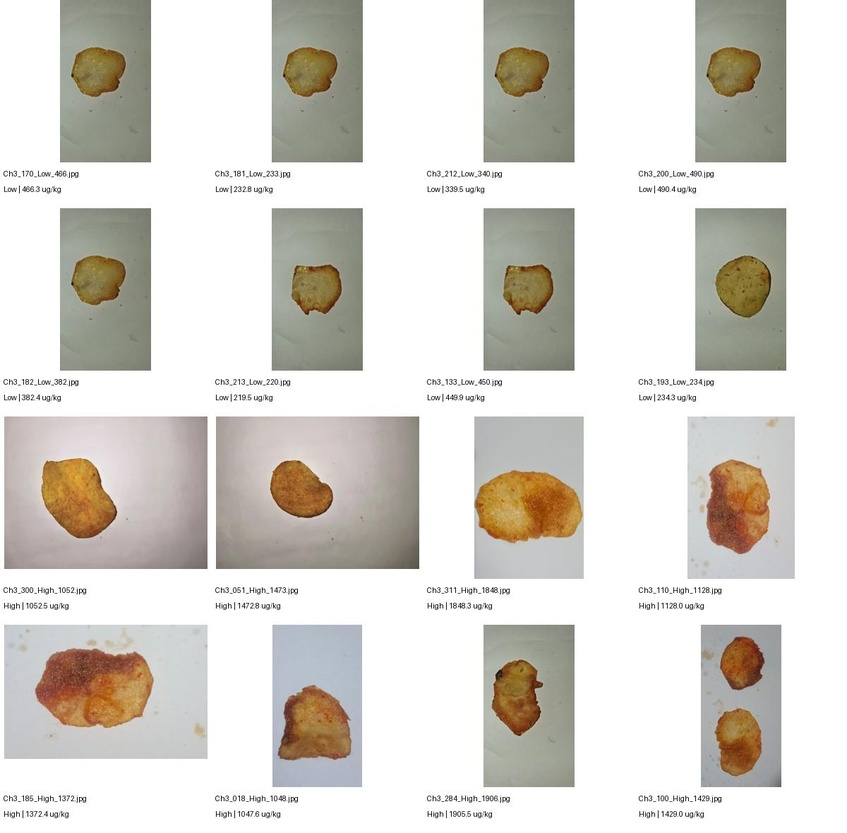
#> input picture archive/data_backup/colour_analysis/brightness_exception_candidates.jpg, 847 x 833 px, shrunk from 1200 x 1180 before the run
$ python -i segmentation.py   (imports and definitions only)
#> lines starting #> are read from the running program, lines starting #| are printed output that depends on the picture; after the words box and inside, x2 and y2 are one past the last pixel; in counts of white or black regions, pixels touching at a corner belong together
#> further down, picture is the input picture: shape (833, 847, 3); mean B, G, R 206.9, 213.2, 216.5
"""Potato-chip segmentation helpers used by feature extraction and the web app."""

from __future__ import annotations

import cv2
import numpy as np


def segment_chip(bgr: np.ndarray) -> np.ndarray:
    """
    Return a binary mask (uint8, 0/255) for the likely chip region.

    The method uses HSV colour thresholding plus the largest contour.
    It is a visual foreground estimate, not a chemical measurement.
    """
    if bgr is None or bgr.size == 0:
        raise ValueError("Empty image passed to segment_chip.")

    blurred = cv2.GaussianBlur(bgr, (5, 5), 0)
    hsv = cv2.cvtColor(blurred, cv2.COLOR_BGR2HSV)
#> hsv: shape (833, 847, 3); mean H, S, V 19.9, 18.7, 217.7

    # Potato-chip colours typically occupy yellow/brown hues.
    lower = np.array([5, 25, 25], dtype=np.uint8)
    upper = np.array([45, 255, 255], dtype=np.uint8)
    mask = cv2.inRange(hsv, lower, upper)
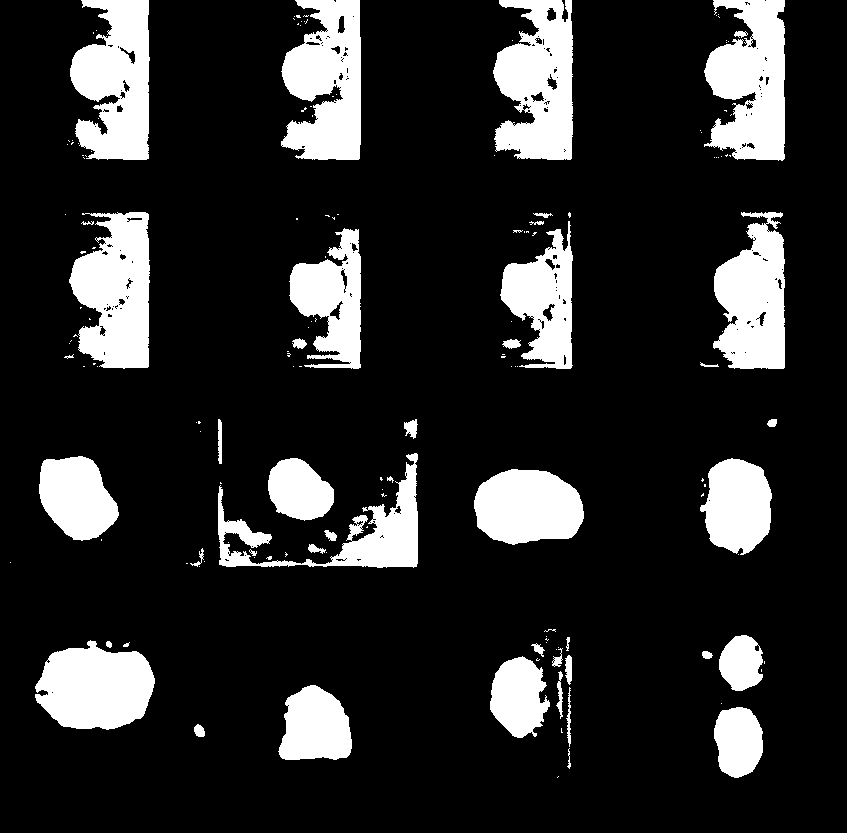
#> mask: shape (833, 847); 16.4% white; 160 white regions (115 under 20 px), largest, box (x1, y1, x2, y2) and area: (493, 0, 573, 160) 9429, (281, 0, 361, 160) 9417, (704, 0, 785, 161) 9401

    kernel = cv2.getStructuringElement(cv2.MORPH_ELLIPSE, (7, 7))
    mask = cv2.morphologyEx(mask, cv2.MORPH_CLOSE, kernel, iterations=2)
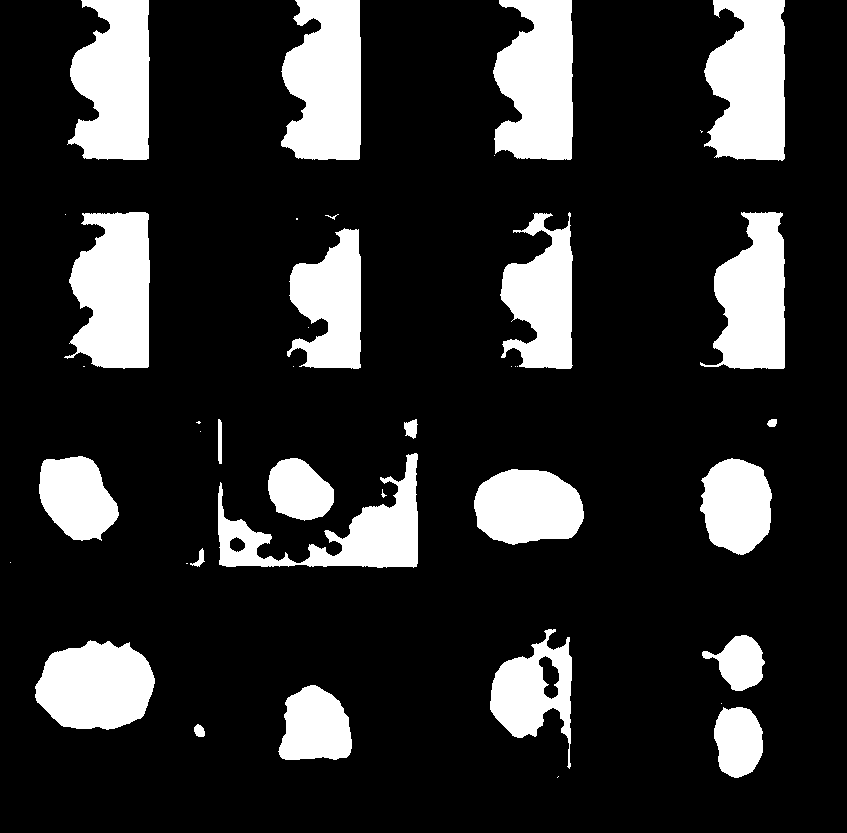
#> mask: shape (833, 847); 17.9% white; 41 white regions (17 under 20 px), largest, box (x1, y1, x2, y2) and area: (281, 0, 361, 160) 10574, (704, 0, 785, 161) 10514, (493, 0, 573, 160) 10347
    mask = cv2.morphologyEx(mask, cv2.MORPH_OPEN, kernel, iterations=1)
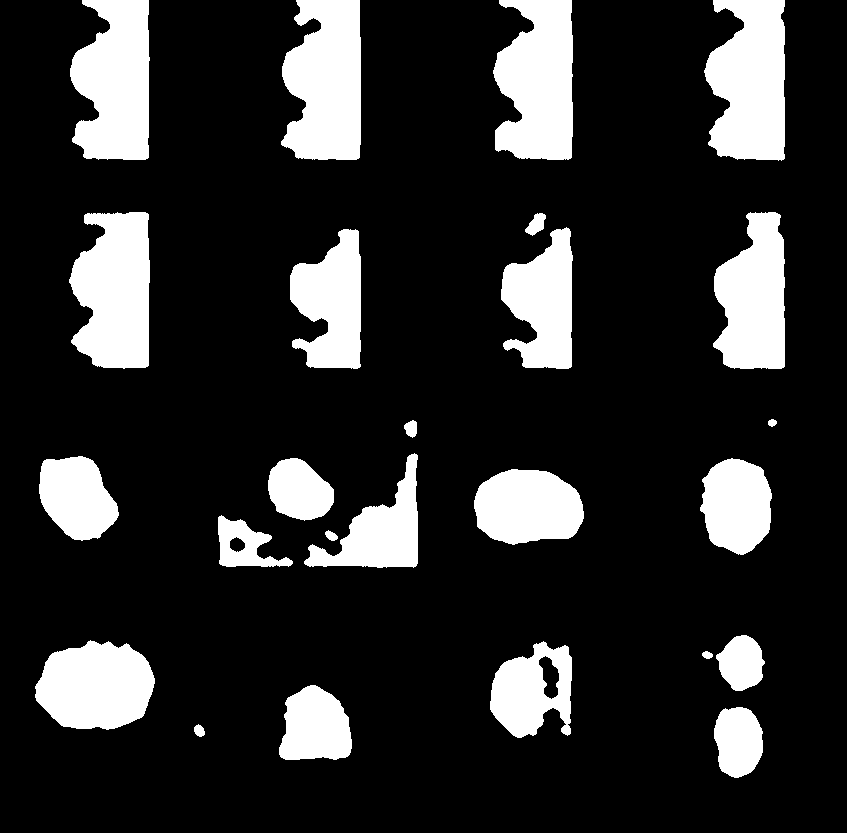
#> mask: shape (833, 847); 17.7% white; 25 white regions

    contours, _ = cv2.findContours(mask, cv2.RETR_EXTERNAL, cv2.CHAIN_APPROX_SIMPLE)
#> contours = 25 contours; largest, box (x1, y1, x2, y2) and area: (281, 0, 361, 160) 10302, (704, 0, 785, 161) 10212, (493, 0, 573, 160) 10068, (69, 212, 150, 369) 9944, (70, 0, 150, 160) 9920
    if not contours:
        gray = cv2.cvtColor(blurred, cv2.COLOR_BGR2GRAY)
        _, mask = cv2.threshold(gray, 0, 255, cv2.THRESH_BINARY + cv2.THRESH_OTSU)
        contours, _ = cv2.findContours(mask, cv2.RETR_EXTERNAL, cv2.CHAIN_APPROX_SIMPLE)

    clean = np.zeros(mask.shape, dtype=np.uint8)
    if contours:
        largest = max(contours, key=cv2.contourArea)
#> largest = contour of 153 points, box (x1, y1, x2, y2) (281, 0, 361, 160), area 10302
        cv2.drawContours(clean, [largest], -1, 255, thickness=cv2.FILLED)
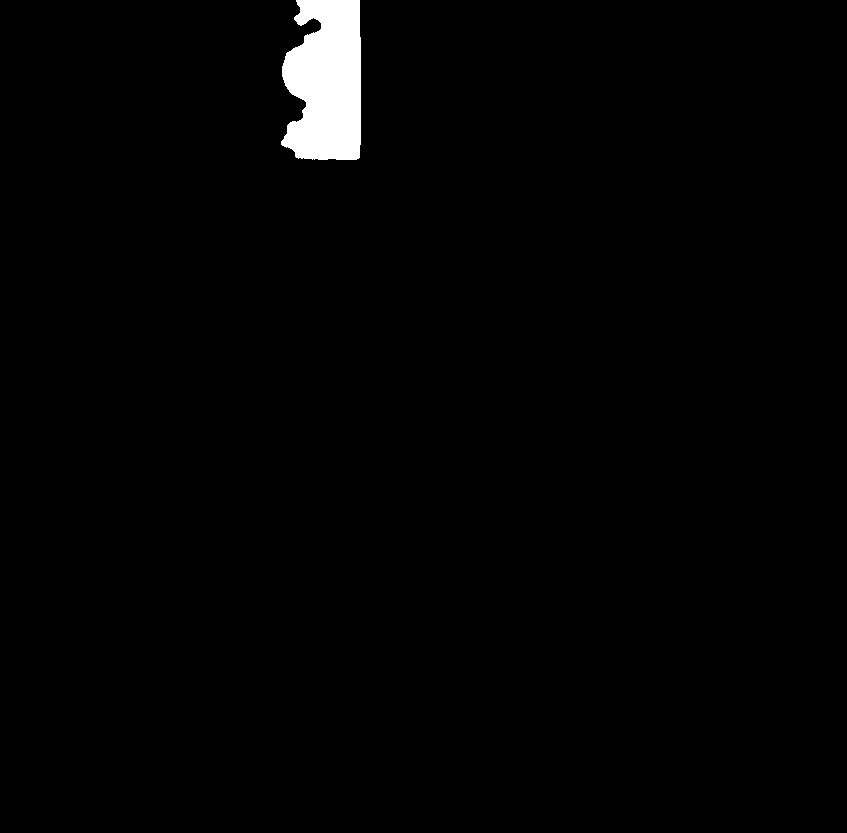
#> clean: shape (833, 847); 1.5% white; 1 white region, box (x1, y1, x2, y2) and area: (281, 0, 361, 160) 10553
        return clean

    # Fallback: use the central region so feature extraction still runs.
    h, w = mask.shape
    clean[int(h * 0.15):int(h * 0.85), int(w * 0.15):int(w * 0.85)] = 255
    return clean


def apply_mask(bgr: np.ndarray, mask: np.ndarray) -> np.ndarray:
    """Keep chip pixels; set background to black."""
    return cv2.bitwise_and(bgr, bgr, mask=mask)

>>> import cv2
>>> picture = cv2.imread('../archive/data_backup/colour_analysis/brightness_exception_candidates.jpg')
>>> result = segment_chip(picture)

$ run again, on archive/data_backup/colour_analysis/candidate_images.jpg
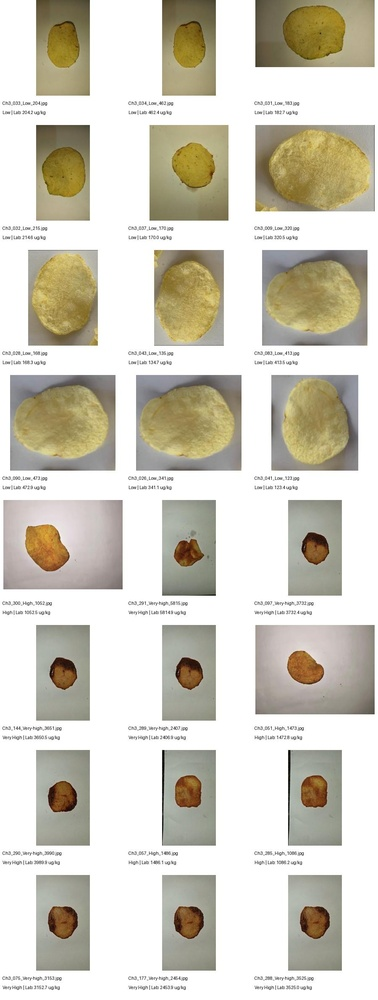
#> input picture archive/data_backup/colour_analysis/candidate_images.jpg, 378 x 1000 px, shrunk from 900 x 2384 before the run
#> picture is the input picture: shape (1000, 378, 3); mean B, G, R 193.1, 205.9, 209.9
#> hsv: shape (1000, 378, 3); mean H, S, V 17.8, 28.8, 210.4
#> in segment_chip, `mask = cv2.morphologyEx(mask, cv2.MORPH_OPEN, kernel, iterations=1)`:
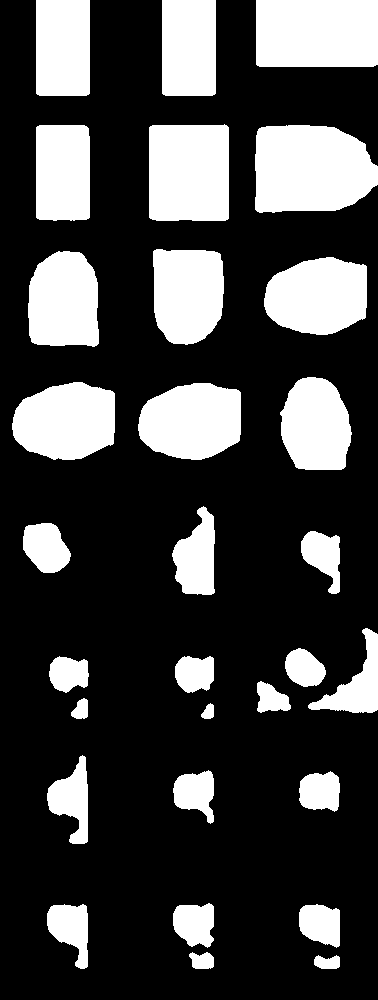
#> mask: shape (1000, 378); 26.4% white; 30 white regions
#> contours = 30 contours; largest, box (x1, y1, x2, y2) and area: (255, 125, 378, 213) 9074, (256, 0, 378, 67) 7978, (149, 124, 229, 221) 7476, (264, 257, 367, 335) 6310, (12, 382, 115, 460) 6298
#> largest = contour of 104 points, box (x1, y1, x2, y2) (255, 125, 378, 213), area 9074
#> in segment_chip, `cv2.drawContours(clean, [largest], -1, 255, thickness=cv2.FILLED)`:
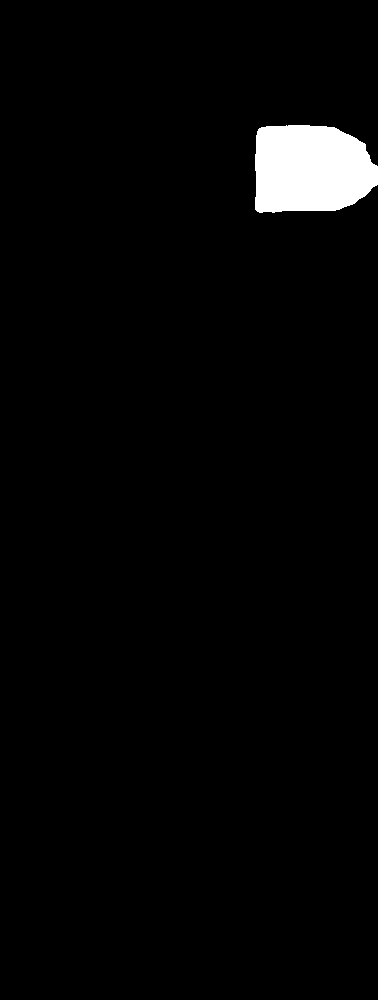
#> clean: shape (1000, 378); 2.4% white; 1 white region, box (x1, y1, x2, y2) and area: (255, 125, 378, 213) 9251

$ run again, on archive/data_backup/colour_analysis/contact_sheet.jpg
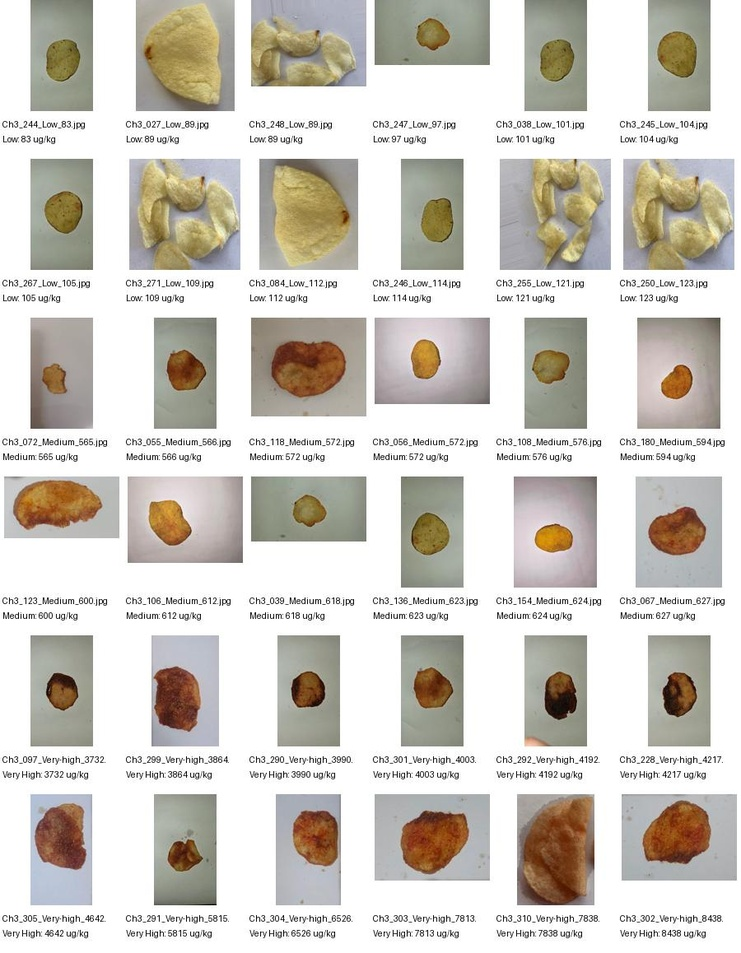
#> input picture archive/data_backup/colour_analysis/contact_sheet.jpg, 741 x 953 px, shrunk from 900 x 1158 before the run
#> picture is the input picture: shape (953, 741, 3); mean B, G, R 197.3, 204.7, 208.8
#> hsv: shape (953, 741, 3); mean H, S, V 26.4, 23.4, 210.1
#> in segment_chip, `mask = cv2.morphologyEx(mask, cv2.MORPH_OPEN, kernel, iterations=1)`:
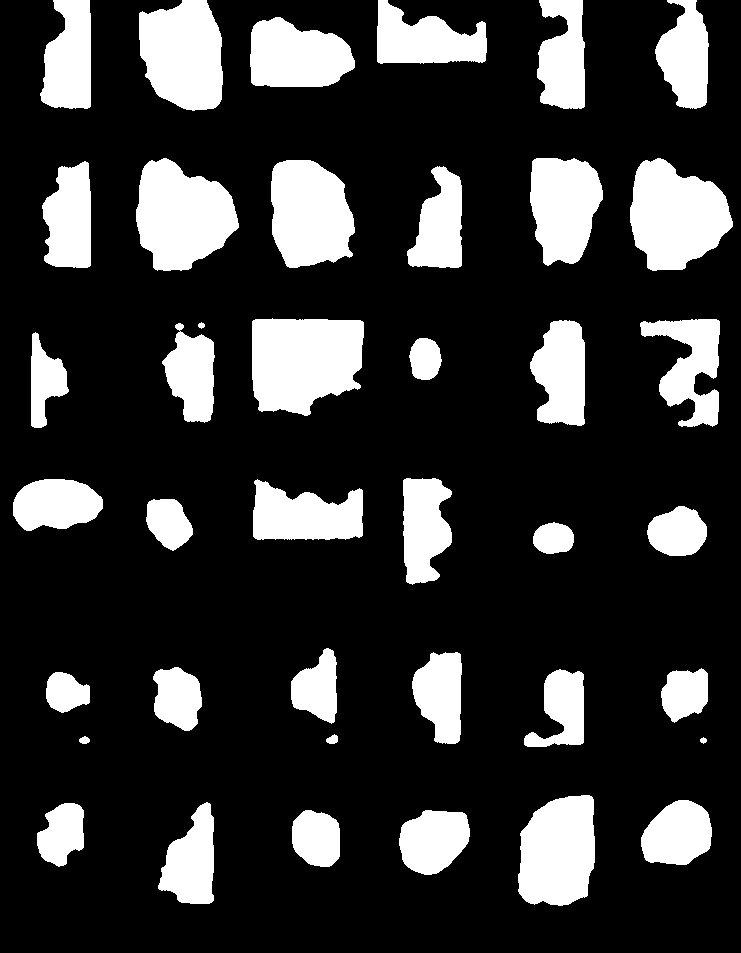
#> mask: shape (953, 741); 20.8% white; 40 white regions
#> contours = 40 contours; largest, box (x1, y1, x2, y2) and area: (252, 318, 364, 416) 8896, (136, 158, 239, 271) 8026, (630, 158, 733, 271) 8014, (139, 0, 223, 111) 7336, (271, 160, 355, 268) 7138
#> largest = contour of 123 points, box (x1, y1, x2, y2) (252, 318, 364, 416), area 8896
#> in segment_chip, `cv2.drawContours(clean, [largest], -1, 255, thickness=cv2.FILLED)`:
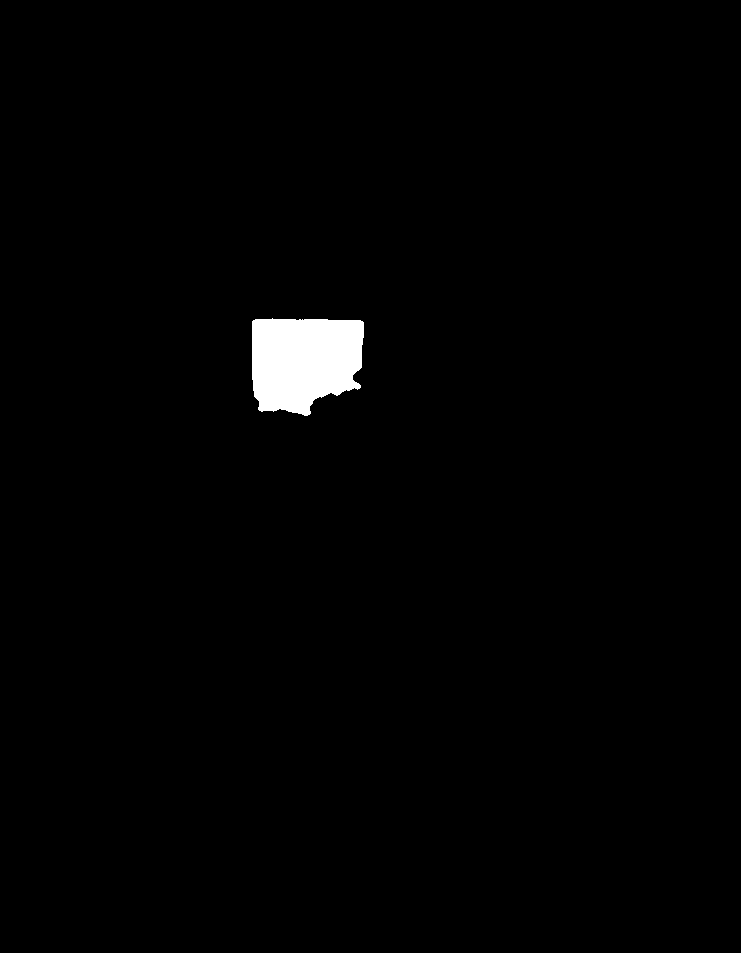
#> clean: shape (953, 741); 1.3% white; 1 white region, box (x1, y1, x2, y2) and area: (252, 318, 364, 416) 9087
